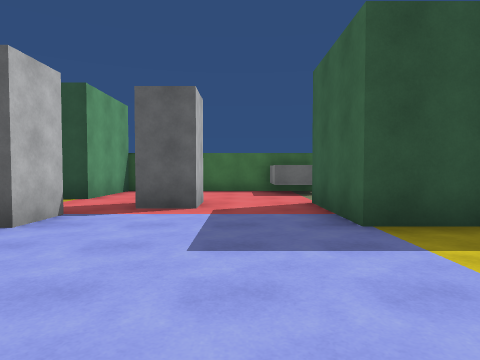
[1] (above)

19 first-person views from a walk through a scene from a Unity 3-D project. The camera is 1.3 m above the floor, tilts 2° down and sees 75° across. The floor is counted in squares, 2 m on a side. Each view is taken from the middle of a square. On the plan, view 1 faces up. The plan holds only what a view shows up to about 10 squares ahead; the rest is blank. The player character is not drawn. Surface patterns are stand-ins for the level's own textures.

[2]
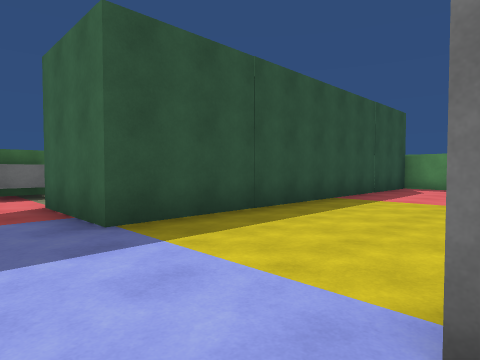

[3]
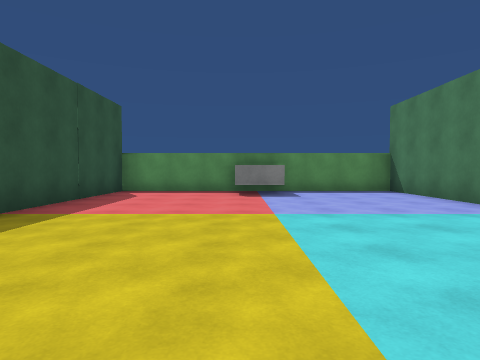

[4]
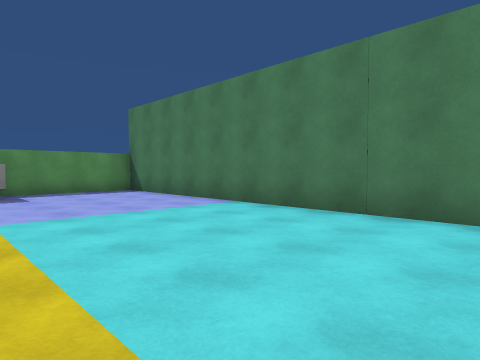

[5]
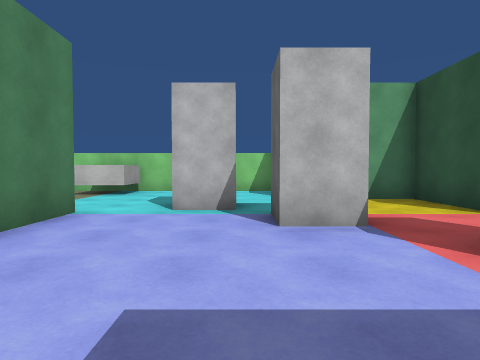

[6]
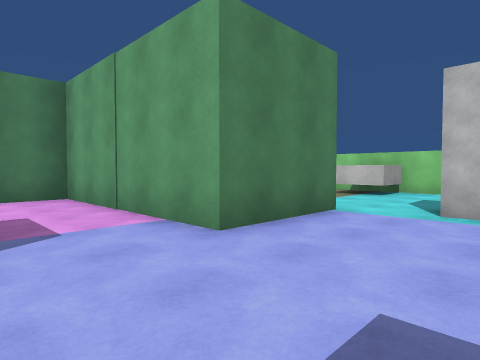

[7]
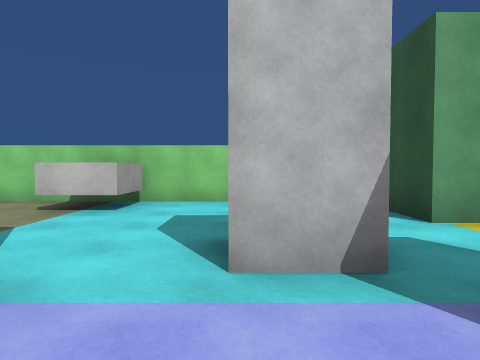

[8]
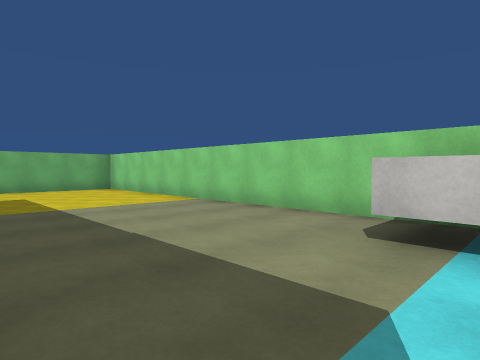

[9]
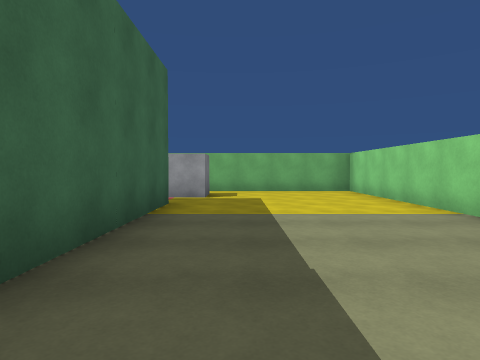

[10]
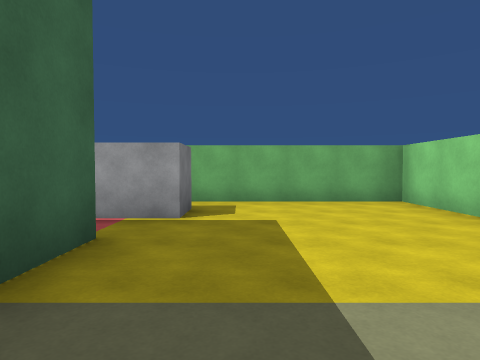

[11]
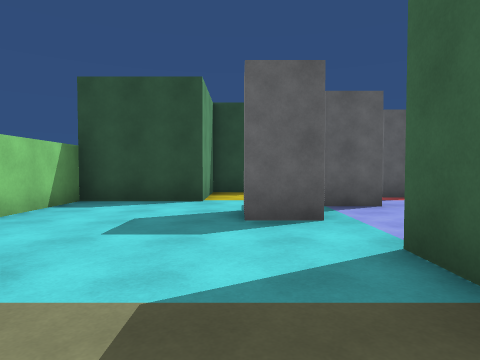

[12]
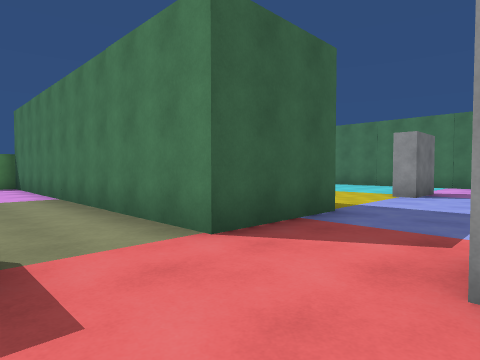

[13]
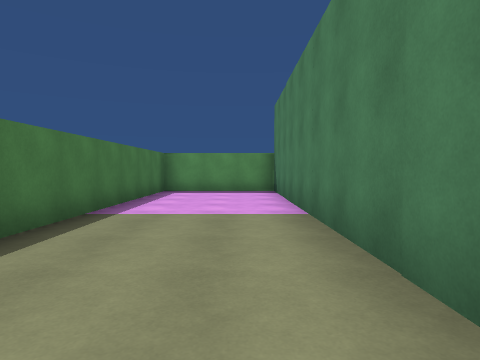

[14]
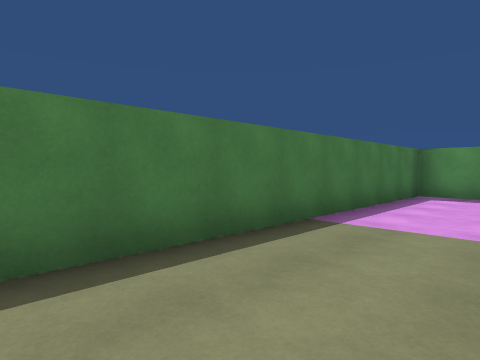

[15]
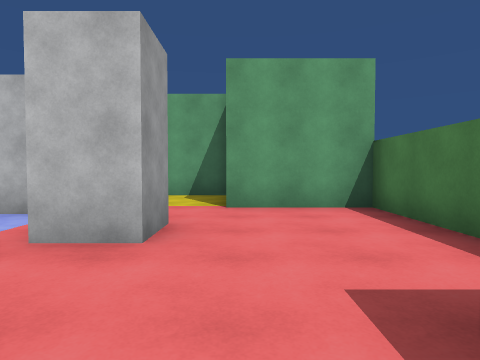

[16]
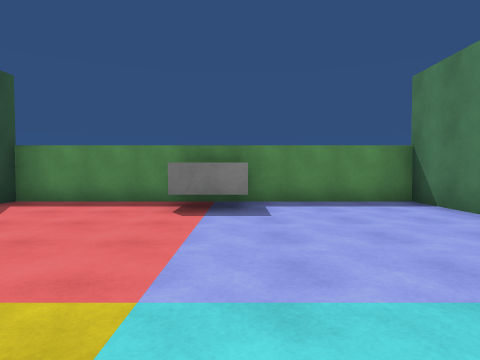

[17]
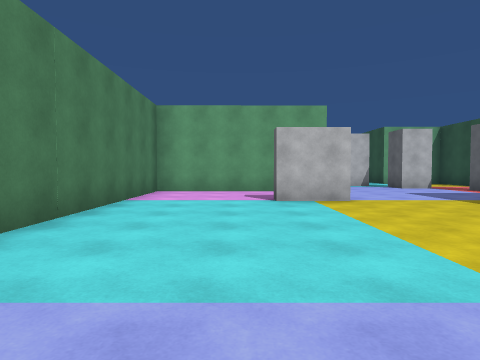

[18]
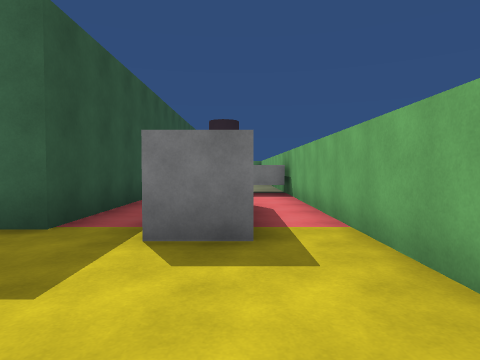

[19]
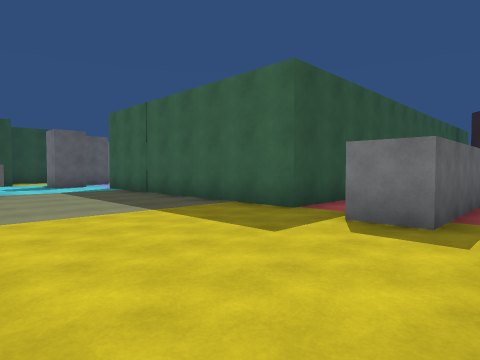

### Floor plan
Points are (right, up) in squares from view 1. A wall is a line through its corners. A room is listed if a view was taken in it or the views show most of it. See-through windows are left out.
Room 1 (views 1, 2, 3, 4, 5, 6, 7, 8, 9, 10, 11, 12, 13, 14, 15, 16, 17, 18, 19)
walls: (1.2, 0.2) (1.7, 0.2) (1.7, -1.3) (1.2, -1.3) (1.2, 0.2); (1.9, 7.9) (0.9, 7.9) (0.9, 9.1); (-6.8, 0.1) (-6.8, -1.1); (9.9, -1.2) (9.9, 0); (-3.7, -6.9) (-3.7, 0.5) (-1.2, 0.5) (-1.2, -4.4) (11.2, -4.4) (11.2, 3.5) (1.4, 3.5) (1.4, 6) (11.2, 6) (11.2, 9.2) (-3.3, 9.2) (-3.3, 6.8) (-5.8, 6.8) (-5.8, 4.3) (-8.3, 4.3) (-8.3, -10.3) (-1.4, -10.3); (-1.2, -9.1) (-4.2, -9.1) (-4.2, -8.1) (-3, -8.1)
ways out: opening at (-1, -10)
objects: block (-5, 2) to (-4, 3); block (-4, 4) to (-3, 4); block (-1, 5) to (-1, 6)

Positions as (right, up) in squares from view 1, and headings:
1: (0, 0), facing up
2: (0, 0), facing up-right
3: (2, 0), facing right
4: (2, 0), facing down-right
5: (1, 3), facing left
6: (1, 3), facing down-left
7: (-2, 2), facing left
8: (-4, 0), facing down-left
9: (-5, -1), facing down
10: (-5, -4), facing down
11: (-5, -2), facing up
12: (-1, 8), facing down-right
13: (2, 7), facing right
14: (3, 7), facing up-right
15: (2, 7), facing left
16: (5, -1), facing right
17: (8, -2), facing left
18: (-7, -9), facing right
19: (-8, -10), facing up-right
